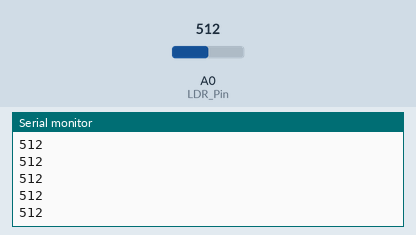
Simulated run of this sketch. Board: Arduino Uno, built with avr-gcc and run on an emulated ATmega328P. Shown: the last lines printed to the serial monitor. The test bench sets the inputs (shaded band); at power-on: A0 (LDR_Pin) = 512.

Above: at 1.2 s.
1.3 s: A0 (LDR_Pin) set to 716
At 2.0 s:
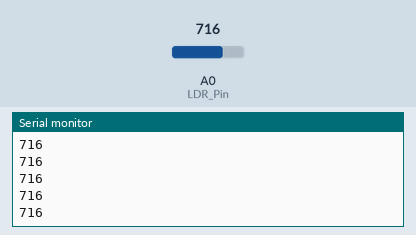
2.8 s: A0 (LDR_Pin) set to 900
At 3.6 s:
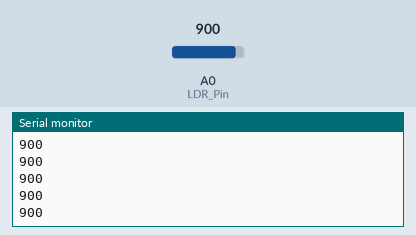
Timing chart, 0 to 5.8 s (numbered marks = the images above; inputs shaded):
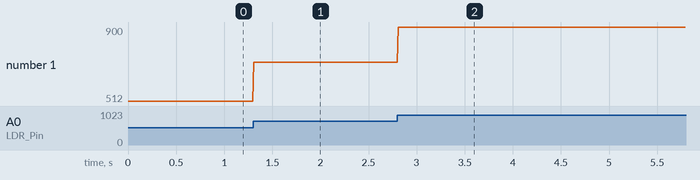

The sketch:

photocell_arduino.ino
```cpp
int LDR_Pin = A0; //analog pin 0

void setup(){
  Serial.begin(9600);
}

void loop(){
  int LDRReading = analogRead(LDR_Pin);

  Serial.println(LDRReading);
  delay(10); //just here to slow down the output for easier reading
}
```

Measured:
- after the input at 1.3 s, the serial monitor: prints a new line at once (image 1)
- after the input at 2.8 s, the serial monitor: prints a new line at once (image 2)
- plotted number 1: 512 → 716 after the input at 1.3 s, 716 → 900 after the input at 2.8 s
